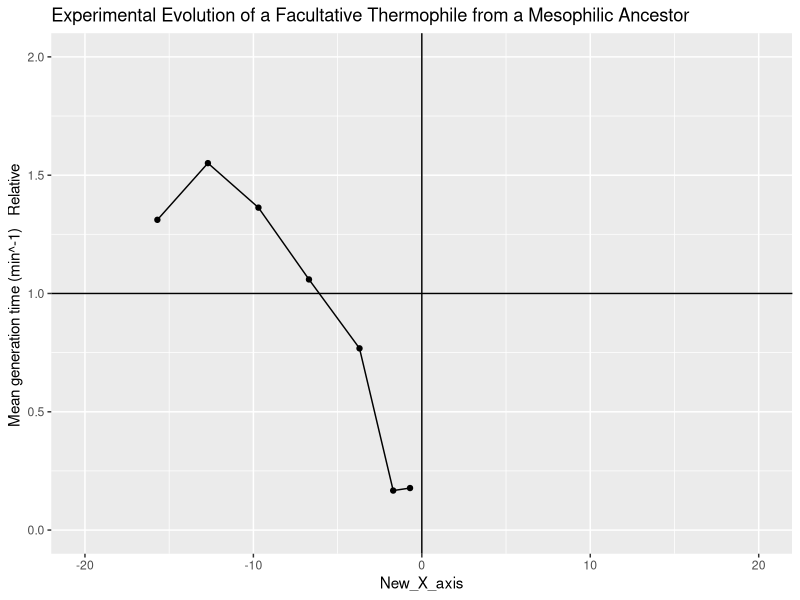
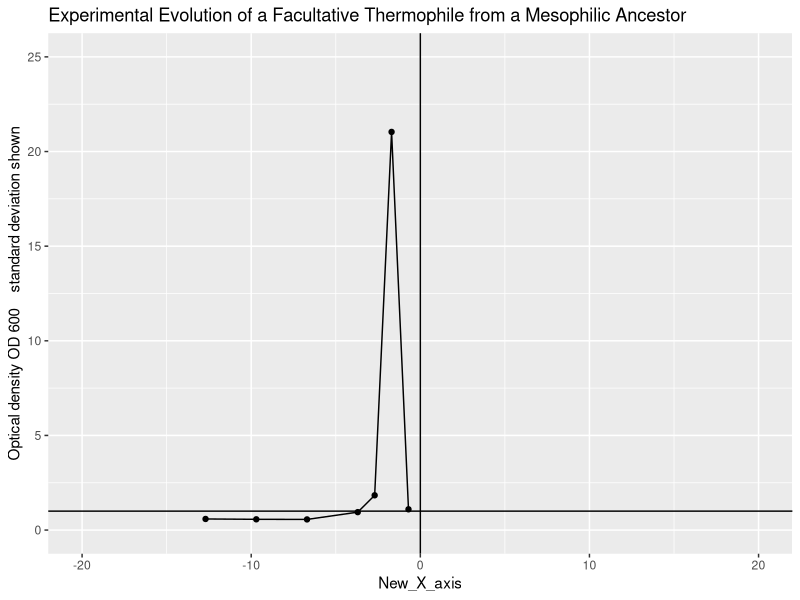

The R script that drew these images, in order:
library(ggplot2)
library(reshape)
library(dplyr)
library(ggpubr)


setwd("/home/sarthak/Documents/2020_04_01_SM_Temperature_niche_review/Graphs_and_R_codes/Multipoint_point_assay_papers/1_data_multipoint_assay")

df<-read.table(file="Blaby_et_al_2012.txt" ,header= TRUE,sep = " ")

# Adaptation of phytoplankton to a decade of experimental warming linked to increased photosynthesis	
df0 <- df%>% slice(3:16)
df0$New_X_axis=df0$Assay_temperature-49.7 
Selection_line <- df0 %>%
  filter(Control_or_selection_line== "EVG1064 49.7 degree")

Control_line<- df0 %>%
  filter(Control_or_selection_line== "MG1655")


df0 <- left_join(Selection_line,Control_line, by = "New_X_axis", suffix = c("_s", "_c")) %>%
  mutate(Relative_mean = Mean_sex_not_considered_s/Mean_sex_not_considered_c)

a<- ggplot(df0, aes(x=New_X_axis, y=Relative_mean,fill= )) +
  geom_line() +geom_point()+
  ggtitle("Experimental Evolution of a Facultative Thermophile from a Mesophilic Ancestor") +
  ylab("Mean generation time (min^-1)   Relative ")+ geom_hline(yintercept=1)+ylim(0,2)+xlim(-20, 20)+geom_vline(xintercept=0)
  #geom_errorbar(aes(ymin=Mean_sex_not_considered-standard_deviation, ymax=Mean_sex_not_considered+standard_deviation), width=.2,)
#              position=position_dodge(.9) +geom_point()

print(a)


Sel_temp<-df0$Selection_temperature_s
New_X_axis<-df0$New_X_axis
Rel_fitness<-df0$Relative_mean
CI<-df0$Confidence_interval._s
Paper_id<-replicate(7,"Blaby_1")
Replicate<-df0$Replicate_s
Data_frame_Blaby_1<-cbind(Paper_id,Sel_temp,New_X_axis,Rel_fitness,CI,Replicate)
write.table(Data_frame_Blaby_1,file = "Data_frame_Blaby_1.txt",sep = " ")
################################################################################################################


df1 <- df%>% slice(22:35)
df1$New_X_axis=df1$Assay_temperature-49.7 

Selection_line <- df1 %>%
  filter(Control_or_selection_line== "EVG1064 49.7 degree")

Control_line<- df1 %>%
  filter(Control_or_selection_line== "MG1655")


df1 <- left_join(Selection_line,Control_line, by = "New_X_axis", suffix = c("_s", "_c")) %>%
  mutate(Relative_mean = Mean_sex_not_considered_s/Mean_sex_not_considered_c)


b<- ggplot(df1, aes(x=New_X_axis, y=Relative_mean,fill= )) +
  geom_line() +geom_point()+
  ggtitle("Experimental Evolution of a Facultative Thermophile from a Mesophilic Ancestor") +
  ylab("Optical density OD 600    standard deviation shown")+ geom_hline(yintercept=1)+ylim(0,25)+xlim(-20, 20)+geom_vline(xintercept=0)
  #geom_errorbar(aes(ymin=Mean_sex_not_considered-standard_deviation, ymax=Mean_sex_not_considered+standard_deviation), width=.2,)
#              position=position_dodge(.9) +geom_point()
print(b)



Sel_temp<-df0$Selection_temperature_s
New_X_axis<-df0$New_X_axis
Rel_fitness<-df0$Relative_mean
CI<-df0$Confidence_interval._s
Paper_id<-replicate(7,"Blaby_2")
Replicate<-df0$Replicate_s
Data_frame_Blaby_2<-cbind(Paper_id,Sel_temp,New_X_axis,Rel_fitness,CI,Replicate)
write.table(Data_frame_Blaby_2,file = "Data_frame_Blaby_2.txt",sep = " ")

########################################################################################################################
#df2 <- df%>% slice(39:54)


#c<- ggplot(df2, aes(x=Assay_temperature, y=Mean_sex_not_considered,fill= )) +
 # geom_line(aes(group=Control_or_selection_line, color=Control_or_selection_line)) +geom_point(aes(color=Control_or_selection_line))+
  #ggtitle("Experimental Evolution of a Facultative Thermophile from a Mesophilic Ancestor") +
  #ylab("Mean generation time (min^-1)  standard deviation shown" )+
  #geom_errorbar(aes(ymin=Mean_sex_not_considered-standard_deviation, ymax=Mean_sex_not_considered+standard_deviation), width=.2,)
#              position=position_dodge(.9) +geom_point()         

#print(c)
